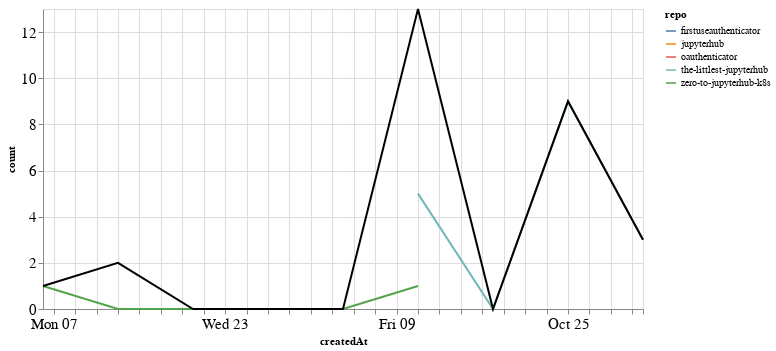

The code cell stored with this chart in its notebook:
### Markdown cell above
## Comments

### Code cell
comments_time = comments.groupby('repo').resample('W', on='createdAt').count()['author'].reset_index()
comments_time = comments_time.rename(columns={'author': 'count'})
comments_time_total = comments_time.groupby('createdAt').agg({"count": "sum"}).reset_index()
ch1 = alt.Chart(comments_time, width=600).mark_line().encode(
    x='createdAt',
    y='count',
    color='repo',
    tooltip="repo"
)

ch2 = alt.Chart(comments_time_total, width=600).mark_line(color="black").encode(
    x='createdAt',
    y='count',
)

ch1 + ch2

### Figure 1 — Vega-Lite specification as saved in the notebook (floating-point values rounded to 4 significant figures)
{"config": {"axisLeft": {"labelFontSize": 15}, "axisBottom": {"labelFontSize": 15}}, "layer": [{"data": {"name": "data-9ae2a24a337e7bc3dadce2e268263e6f"}, "mark": "line", "encoding": {"color": {"type": "nominal", "field": "repo"}, "tooltip": {"type": "nominal", "field": "repo"}, "x": {"type": "temporal", "field": "createdAt"}, "y": {"type": "quantitative", "field": "count"}}, "width": 600}, {"data": {"name": "data-dfc5df1e344a35fc4c0e0428cf8e0e4d"}, "mark": {"type": "line", "color": "black"}, "encoding": {"x": {"type": "temporal", "field": "createdAt"}, "y": {"type": "quantitative", "field": "count"}}, "width": 600}], "$schema": "https://vega.github.io/schema/vega-lite/v4.8.1.json", "datasets": {"data-9ae2a24a337e7bc3dadce2e268263e6f": [{"repo": "firstuseauthenticator", "createdAt": "2020-10-11T00:00:00", "count": 3}, {"repo": "jupyterhub", "createdAt": "2020-10-11T00:00:00", "count": 4}, {"repo": "oauthenticator", "createdAt": "2020-09-13T00:00:00", "count": 2}, {"repo": "the-littlest-jupyterhub", "createdAt": "2020-10-11T00:00:00", "count": 5}, {"repo": "the-littlest-jupyterhub", "createdAt": "2020-10-18T00:00:00", "count": 0}, {"repo": "the-littlest-jupyterhub", "createdAt": "2020-10-25T00:00:00", "count": 9}, {"repo": "the-littlest-jupyterhub", "createdAt": "2020-11-01T00:00:00", "count": 3}, {"repo": "zero-to-jupyterhub-k8s", "createdAt": "2020-09-06T00:00:00", "count": 1}, {"repo": "zero-to-jupyterhub-k8s", "createdAt": "2020-09-13T00:00:00", "count": 0}, {"repo": "zero-to-jupyterhub-k8s", "createdAt": "2020-09-20T00:00:00", "count": 0}, {"repo": "zero-to-jupyterhub-k8s", "createdAt": "2020-09-27T00:00:00", "count": 0}, {"repo": "zero-to-jupyterhub-k8s", "createdAt": "2020-10-04T00:00:00", "count": 0}, {"repo": "zero-to-jupyterhub-k8s", "createdAt": "2020-10-11T00:00:00", "count": 1}], "data-dfc5df1e344a35fc4c0e0428cf8e0e4d": [{"createdAt": "2020-09-06T00:00:00", "count": 1}, {"createdAt": "2020-09-13T00:00:00", "count": 2}, {"createdAt": "2020-09-20T00:00:00", "count": 0}, {"createdAt": "2020-09-27T00:00:00", "count": 0}, {"createdAt": "2020-10-04T00:00:00", "count": 0}, {"createdAt": "2020-10-11T00:00:00", "count": 13}, {"createdAt": "2020-10-18T00:00:00", "count": 0}, {"createdAt": "2020-10-25T00:00:00", "count": 9}, {"createdAt": "2020-11-01T00:00:00", "count": 3}]}}
